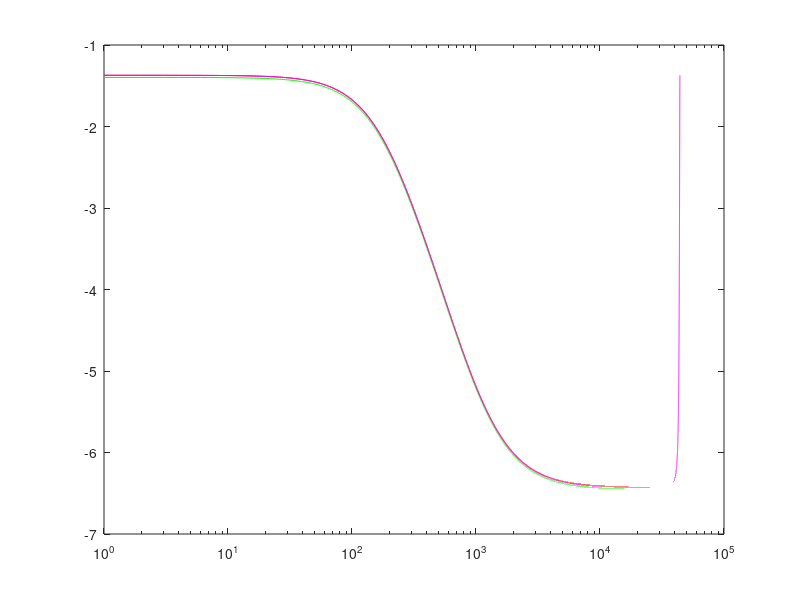

MATLAB code to generate this figure:
% King of Tone Analysis
%   --Tonestack

% Powers of 10 notation
k = 1000;
m = 1e-3;
u = 1e-6;
n = 1e-9;

% Frequency variables
fs = 44100;
f = 1:fs;
w = 2*pi*f;
s = j.*w;

% DSP
z1 = e.^(-s/fs);
z2 = e.^(-2*s/fs);
kk = 2*fs;

% Pre-warping
wk = 2*pi*1*k;
%kk = wk/(tan(wk/(2*fs)));
sz = kk*(1 - z1)./(1 + z1);

% Tonestack components
ri = 1*k;         % Feed resistor from final op amp output
rtone = 25*k;     % Tone Pot
apos = 0.31;      % Tone Pot position, primary leg resistance ratio
bpos = 1 - apos;  % Alternate pot leg resistance ratio
rboost = 50*k;    % Boost pot
bstpos = 1.0;     % Boost pot position resistance ratio

% Components as labeled in derivation
ra = ri + apos*rtone;
rb = bpos*rtone + rtone/fs; % This sets one of the zeros, so it needs to avoid going to zero
rc = 6.8*k;
rd = rboost*bstpos;
ro = 100*k*1000*k/(100*k + 1000*k);
c1 = 10*n;
c2 = 10*n;

% Substitutions as labled in derivation
a0 = ro + rc;
a1 = (ro + rd).*rc.*c2 + ro.*rd.*c2;
b1 = (ro+rd).*c2;

N0 = a0;
N1 = rb*c1*a0 + a1;
N2 = rb*c1*a1;
D0 = 1;
D1 = rb*c1 + c1*a0 + b1;
D2 = rb*c1*b1 + c1*a1;

%%%%%%%%%%%%%%%%%%%%%%%%%%%%%% Transfer functions  %%%%%%%%%%%%%%%%%%%%%%%%%%%%

% ********************************** Vx/Vi ********************************** %
%vxvi = (s.*s*N2 + s.*N1 + N0)./(s.*s.*(N2 + ra.*D2) + s.*(N1 + ra.*D1) + N0 + ra.*D0);
% Further simplification
gvx = N2/(N2 + ra.*D2);
A0 = N0/N2;
A1 = N1/N2;
B0 = (N0 + ra*D0)/(N2 + ra.*D2);
B1 = (N1 + ra*D1)/(N2 + ra.*D2);

vxvi = gvx.*(s.*s + A1*s + A0)./(s.*s + B1*s + B0);  % Final expression for Vx/Vi
                                                     % in the most simplified
                                                     % form: 
                                                     % Second-order filter 
                                                     % with gain

% ********************************** Vo/Vx ********************************** %
%vovx = (s.*c2*ro*rd + ro)./(s.*c2*(ro*rd+(ro+rd)*rc) + rc + ro);
gvo = (c2*ro*rd)/(c2*(ro*rd+(ro+rd)*rc));
%vovx = gvo.*(s + 1/(c2*rd ))./(s + (rc + ro)/(c2*(ro*rd+(ro+rd)*rc)));

X0 = 1/(c2*rd );
Y0 = (rc + ro)/(c2*(ro*rd+(ro+rd)*rc));

vovx = gvo*(s + X0)./(s + Y0);  % Final expression for Vo/Vx in the most 
                                % simplified form: single pole/zero pair
                                % with gain

% ********************* H(s) = Vo/Vi = (Vx/Vi)*(Vo/Vx) ********************** %
Hs = vxvi.*vovx;  % With more algebra the entire expression could be reduced to 
                  % a second-order transfer function, but the expressions for 
                  % "vxvi" and "vovx" are easy to transform to discrete time
                  % approximations directly, avoiding the extra steps.  
                  % If the computational efficiency for the discrete-time
                  % system is paramount then this exercise should be completed.
                  % For current needs further simplification is considered a
                  % needless expenditure of time, so the final DSP algorithm
                  % will require more computational cost than strictly necessary
                  % for this filter implementation. 

%%%%%%%%%%%%%%%%%%%%%%%%%%%%%%% Bilinear Transform  %%%%%%%%%%%%%%%%%%%%%%%%%%%

% ********************************** Vx/Vi ********************************** %
% ************************** Aggregate Coefficients ************************* %
gblt = ((A0 + kk*A1 + kk.*kk)./(B0 + kk*B1 +kk*kk));
gdsp = gvx.*gblt;
A1blt = ((2*A0-2*kk*kk)./(A0+kk*A1+kk*kk));
A2blt = ((A0-kk*A1+kk*kk)./(A0+kk*A1+kk*kk));
B1blt = ((2*B0-2*kk*kk)./(B0+kk*B1+kk*kk));
B2blt = ((B0-kk.*B1+kk.*kk)./(B0+kk.*B1+kk.*kk));

% **************************** Stage-1 DSP Filter *************************** %

vxviblt = gdsp.*(A2blt.*z2 + A1blt.*z1 + 1) ./ ( B2blt.*z2 + B1blt.*z1 + 1);

% ********************************** Vo/Vx ********************************** %
% ************************** Aggregate Coefficients ************************* %

g2blt = (X0 + kk)./(Y0 + kk);
gdsp2 = gvo.*g2blt;
X0blt = (X0 - kk)./(X0 + kk);
Y0blt = (Y0 - kk)./(Y0 + kk);

% **************************** Stage-2 DSP Filter *************************** %

vovxblt = gdsp2*(X0blt*z1 + 1)./(Y0blt*z1 + 1);

%
% ***************** Cascade Stage-1 and Stage-2 DSP Filters ***************** %
%

Hz = vxviblt.*vovxblt;              

%
%%%%%%%%%%%%%%%%%%%%%%%%%%% Check Transfer Functions  %%%%%%%%%%%%%%%%%%%%%%%%%
%

% Check algebra steps used to simplify transfer functions
% Below MATLAB/Octave can handle the complex impedances numerically,
% so the expressions can be entered using a straight-forward approach.
% The final result can be verified using SPICE
zd = rd + 1./(s*c2);
zp = ro.*zd./(ro + zd);
zb = rc + zp;
zc = rb + 1./(s*c1);
zx = zb.*zc./(zb + zc);
vxvick = zx./(zx + ra);
vovxck = zp./(zp + rc);

Hs2 = vxvick.*vovxck;

% BLT Check
%vxviblt = gvx.*(sz.*sz + A1*sz + A0)./(sz.*sz + B1*sz + B0);
%vovxblt = gvo*(sz + X0)./(sz + Y0);
%Hz = vxviblt.*vovxblt;

% Plot
semilogx(f, 20*log10(Hs), 'r')
hold on
semilogx(f, 20*log10(Hs2*0.997), 'g') % when the traces overlap, the 0.997 factor makes them side-by-side visible
semilogx(f, 20*log10(Hz), 'm') 
hold off



